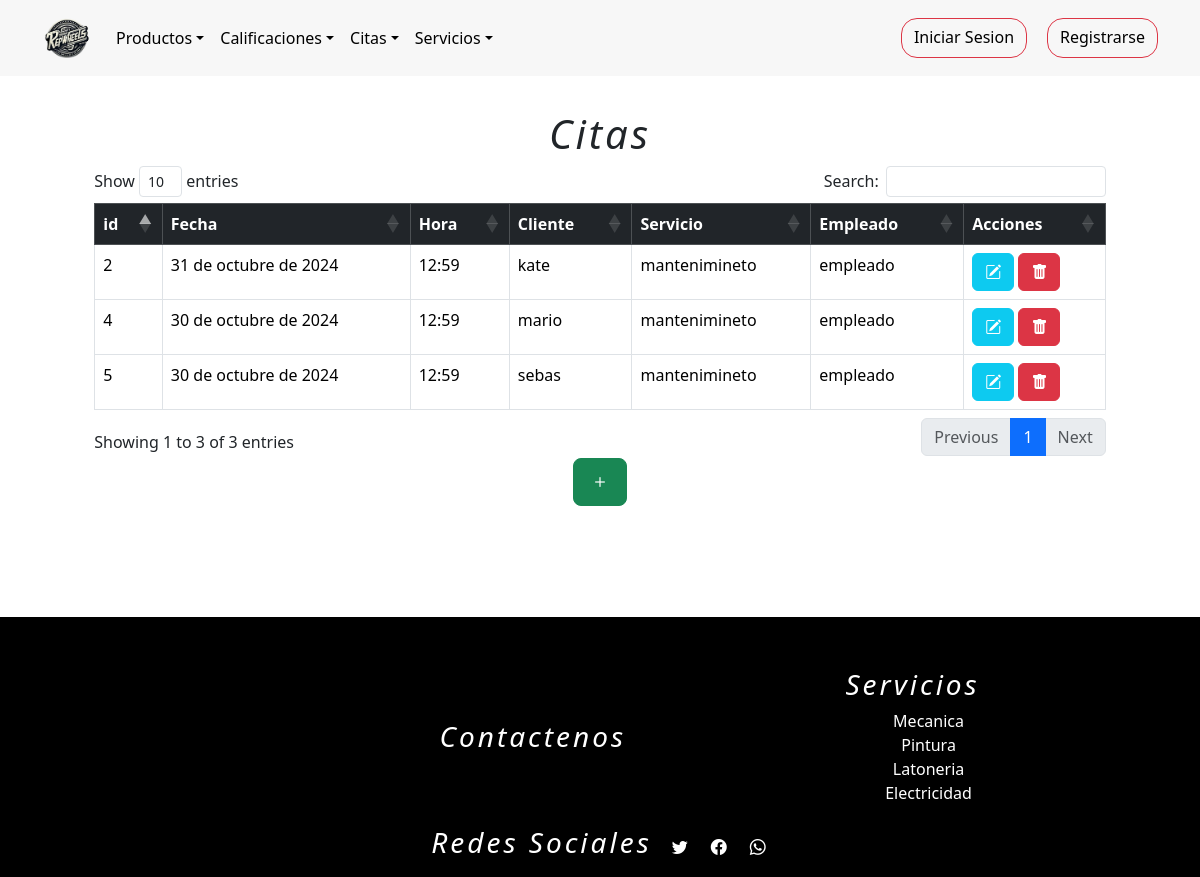
/listarCita, run on the app's committed database.
### tienda/models.py (models this page shows, shortened)
class Citas(models.Model):
    fechaServicio = models.DateField(null=True)
    hora = models.TimeField(null=True)
    hora_fin = models.TimeField()
    cliente = models.ForeignKey(Usuarios,on_delete=models.DO_NOTHING,blank=False,null=True,related_name='cliente')
    servicio = models.ForeignKey(Servicios,on_delete=models.DO_NOTHING,blank=False,null=False)
    empleado = models.ForeignKey(Usuarios, on_delete=models.DO_NOTHING,blank=False,null=True,related_name='empleado')
    estados = (
        (1,"Pendiente"),
        (2,"Cancelado"),
        (3,"Finalizada"),
    )
    estado = models.IntegerField(choices=estados,default=1)
    observacion = models.CharField(max_length=254,null=False,blank=True)

class Usuarios(AbstractUser):
    username = None
    nombre = models.CharField(max_length=254)
    email = models.EmailField(max_length=254, unique=True,blank=False,null=True)
    password = models.CharField(max_length=254,blank=False,null=True)
    foto = models.ImageField(upload_to="media/", default="media/user.png")
    token_recuperar = models.CharField(max_length=254,blank=False,null=False,default=0)
    telefono=models.IntegerField(null=False,blank=True,default='0')
    cargo = models.CharField(max_length=254,null=False)
    direccion=models.CharField(max_length=254)
    cedula=models.IntegerField(blank=True,null=False,default='0')
    ROLES = (
        (1,"administrador"),
        (2,"proveedor"),
        (3,"empleado"),
        (4,"cliente"),
    )
    rol=models.IntegerField(choices=ROLES,default=4)
    n = models.IntegerField(blank=True,null=False,default=0)
    USERNAME_FIELD = "email"
    REQUIRED_FIELDS = ["nombre"]
    objects = CustomUserManager()
    def __str__(self):
        return self.nombre

class Servicios(models.Model):
    nombre=models.CharField(max_length=254)
    descripcion_servicio = models.TextField()
    foto = models.ImageField(upload_to="media/", default="media/servicio.jpg")
    precio = models.IntegerField(null=False,blank=False,default=100000)
    def __str__(self):
        return self.nombre

### tienda/views.py (the view)
# urls.py: path("listarCita", views.listarCita, name="listarCita"),
def listarCita(request):
    q = Citas.objects.all()
    contexto = {"data": q}
    return render(request, "tienda/citas/listarCita.html", contexto)

### tienda/templates/tienda/citas/listarCita.html (shortened to what this page needs)
{% extends 'tienda/base1.html' %}
{% load static %}
{% block contenedor %}
<main>
    <div class="container-fluid m-3" style="padding:1%;">
        <h1>Citas</h1>
            <table class="table table-bordered table-hover" id="tableR">
                <thead class="table-dark">
                    <tr>
                        <th>id</th>
                        <th>Fecha</th>
                        <th>Hora</th>
                        <th>Cliente</th>
                        <th>Servicio</th>
                        <th>Empleado</th>
                        <th>Acciones</th>
                    </tr>
                </thead>
                <tbody>
                    {% for r in data %}
                        <tr>
                            <td>{{ r.id }}</td>
                            <td>{{ r.fechaServicio }}</td>
                            <td>{{ r.hora }}</td>
                            <td>{{ r.cliente }}</td>
                            <td>{{ r.servicio }}</td>
                            <td>{{ r.empleado }}</td>
                            <td>
                                <a class="btn btn-info" href="{% url 'cita_formulario_editar' r.id %}"><i class="bi bi-pencil-square"></i></a>
                                <a class="btn btn-danger" href="javascript:eliminar('{% url 'citaEliminar' r.id %}')"><i class="bi bi-trash-fill"></i></a>
                            </td>
                        </tr>
                    {% endfor %}
                </tbody>
            </table>
            <div style="display: flex; justify-content: center; align-content: center;">
                <a href="{% url 'registrarCitar' %}" class="btn btn-success btn-lg"><i class="bi bi-plus"></i></a>
            </div>
    </div>
</main>
{% endblock %}

### tienda/static/tienda/css/listarPro.css (style rules this page uses)
main { display: flex; justify-content: center; align-items: center; flex-direction: column; height: 100%; padding: 7%; }
h1 { font-style: italic; }
table { width: 800px; height: 200px; }
i { color: white; }
footer h3,h1 { text-align: center; font-style: italic; letter-spacing: 3px; }

### data on the page
Citas: id "2", fechaServicio "31 de octubre de 2024", hora "12:59", cliente "kate", servicio "mantenimineto", empleado "empleado"
Citas: id "4", fechaServicio "30 de octubre de 2024", hora "12:59", cliente "mario", servicio "mantenimineto", empleado "empleado"
Citas: id "5", fechaServicio "30 de octubre de 2024", hora "12:59", cliente "sebas", servicio "mantenimineto", empleado "empleado"
